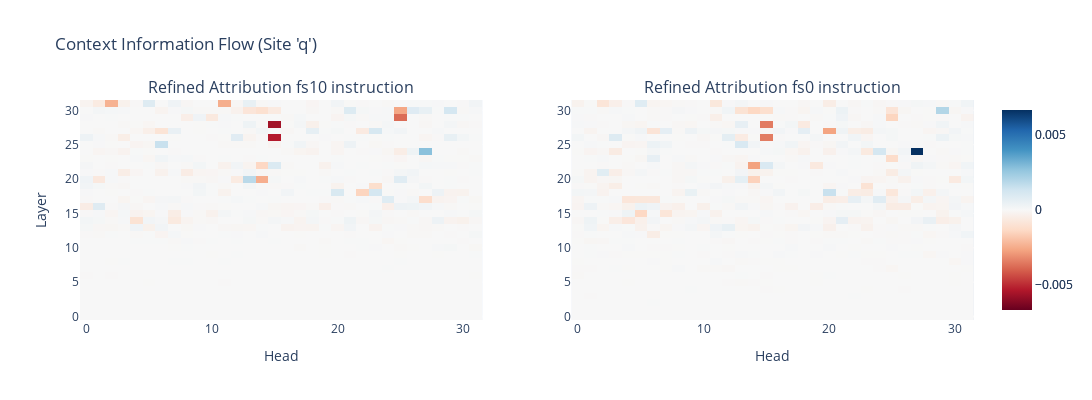

Notebook code for this chart:
### Code cell
plot_metric("FS-I$ZS-I$CIF", "q")

### Figure 1 — Plotly figure (JSON) as saved in the notebook; plotly's stock layout.template omitted (floating-point values rounded to 4 significant figures; data arrays with more than 128 entries replaced by an {"elided": "..."} marker saying what was removed)
{"data": [{"colorbar": {"len": 1, "y": 0.5}, "colorscale": [[0, "rgb(103,0,31)"], [0.1, "rgb(178,24,43)"], [0.2, "rgb(214,96,77)"], [0.3, "rgb(244,165,130)"], [0.4, "rgb(253,219,199)"], [0.5, "rgb(247,247,247)"], [0.6, "rgb(209,229,240)"], [0.7, "rgb(146,197,222)"], [0.8, "rgb(67,147,195)"], [0.9, "rgb(33,102,172)"], [1, "rgb(5,48,97)"]], "type": "heatmap", "xaxis": "x", "yaxis": "y", "z": {"elided": "32x32 float values"}, "zmax": 0.006691, "zmin": -0.006691}, {"colorbar": {"len": 1, "y": 0.5}, "colorscale": [[0, "rgb(103,0,31)"], [0.1, "rgb(178,24,43)"], [0.2, "rgb(214,96,77)"], [0.3, "rgb(244,165,130)"], [0.4, "rgb(253,219,199)"], [0.5, "rgb(247,247,247)"], [0.6, "rgb(209,229,240)"], [0.7, "rgb(146,197,222)"], [0.8, "rgb(67,147,195)"], [0.9, "rgb(33,102,172)"], [1, "rgb(5,48,97)"]], "type": "heatmap", "xaxis": "x2", "yaxis": "y2", "z": {"elided": "32x32 float values"}, "zmax": 0.006691, "zmin": -0.006691}], "layout": {"annotations": [{"font": {"size": 16}, "showarrow": false, "text": "Refined Attribution fs10 instruction", "x": 0.225, "xanchor": "center", "xref": "paper", "y": 1, "yanchor": "bottom", "yref": "paper"}, {"font": {"size": 16}, "showarrow": false, "text": "Refined Attribution fs0 instruction", "x": 0.775, "xanchor": "center", "xref": "paper", "y": 1, "yanchor": "bottom", "yref": "paper"}], "height": 400, "title": {"text": "Context Information Flow (Site 'q')"}, "width": 1200, "xaxis": {"anchor": "y", "domain": [0, 0.45], "title": {"text": "Head"}}, "xaxis2": {"anchor": "y2", "domain": [0.55, 1], "title": {"text": "Head"}}, "yaxis": {"anchor": "x", "domain": [0, 1], "title": {"text": "Layer"}}, "yaxis2": {"anchor": "x2", "domain": [0, 1]}}}
